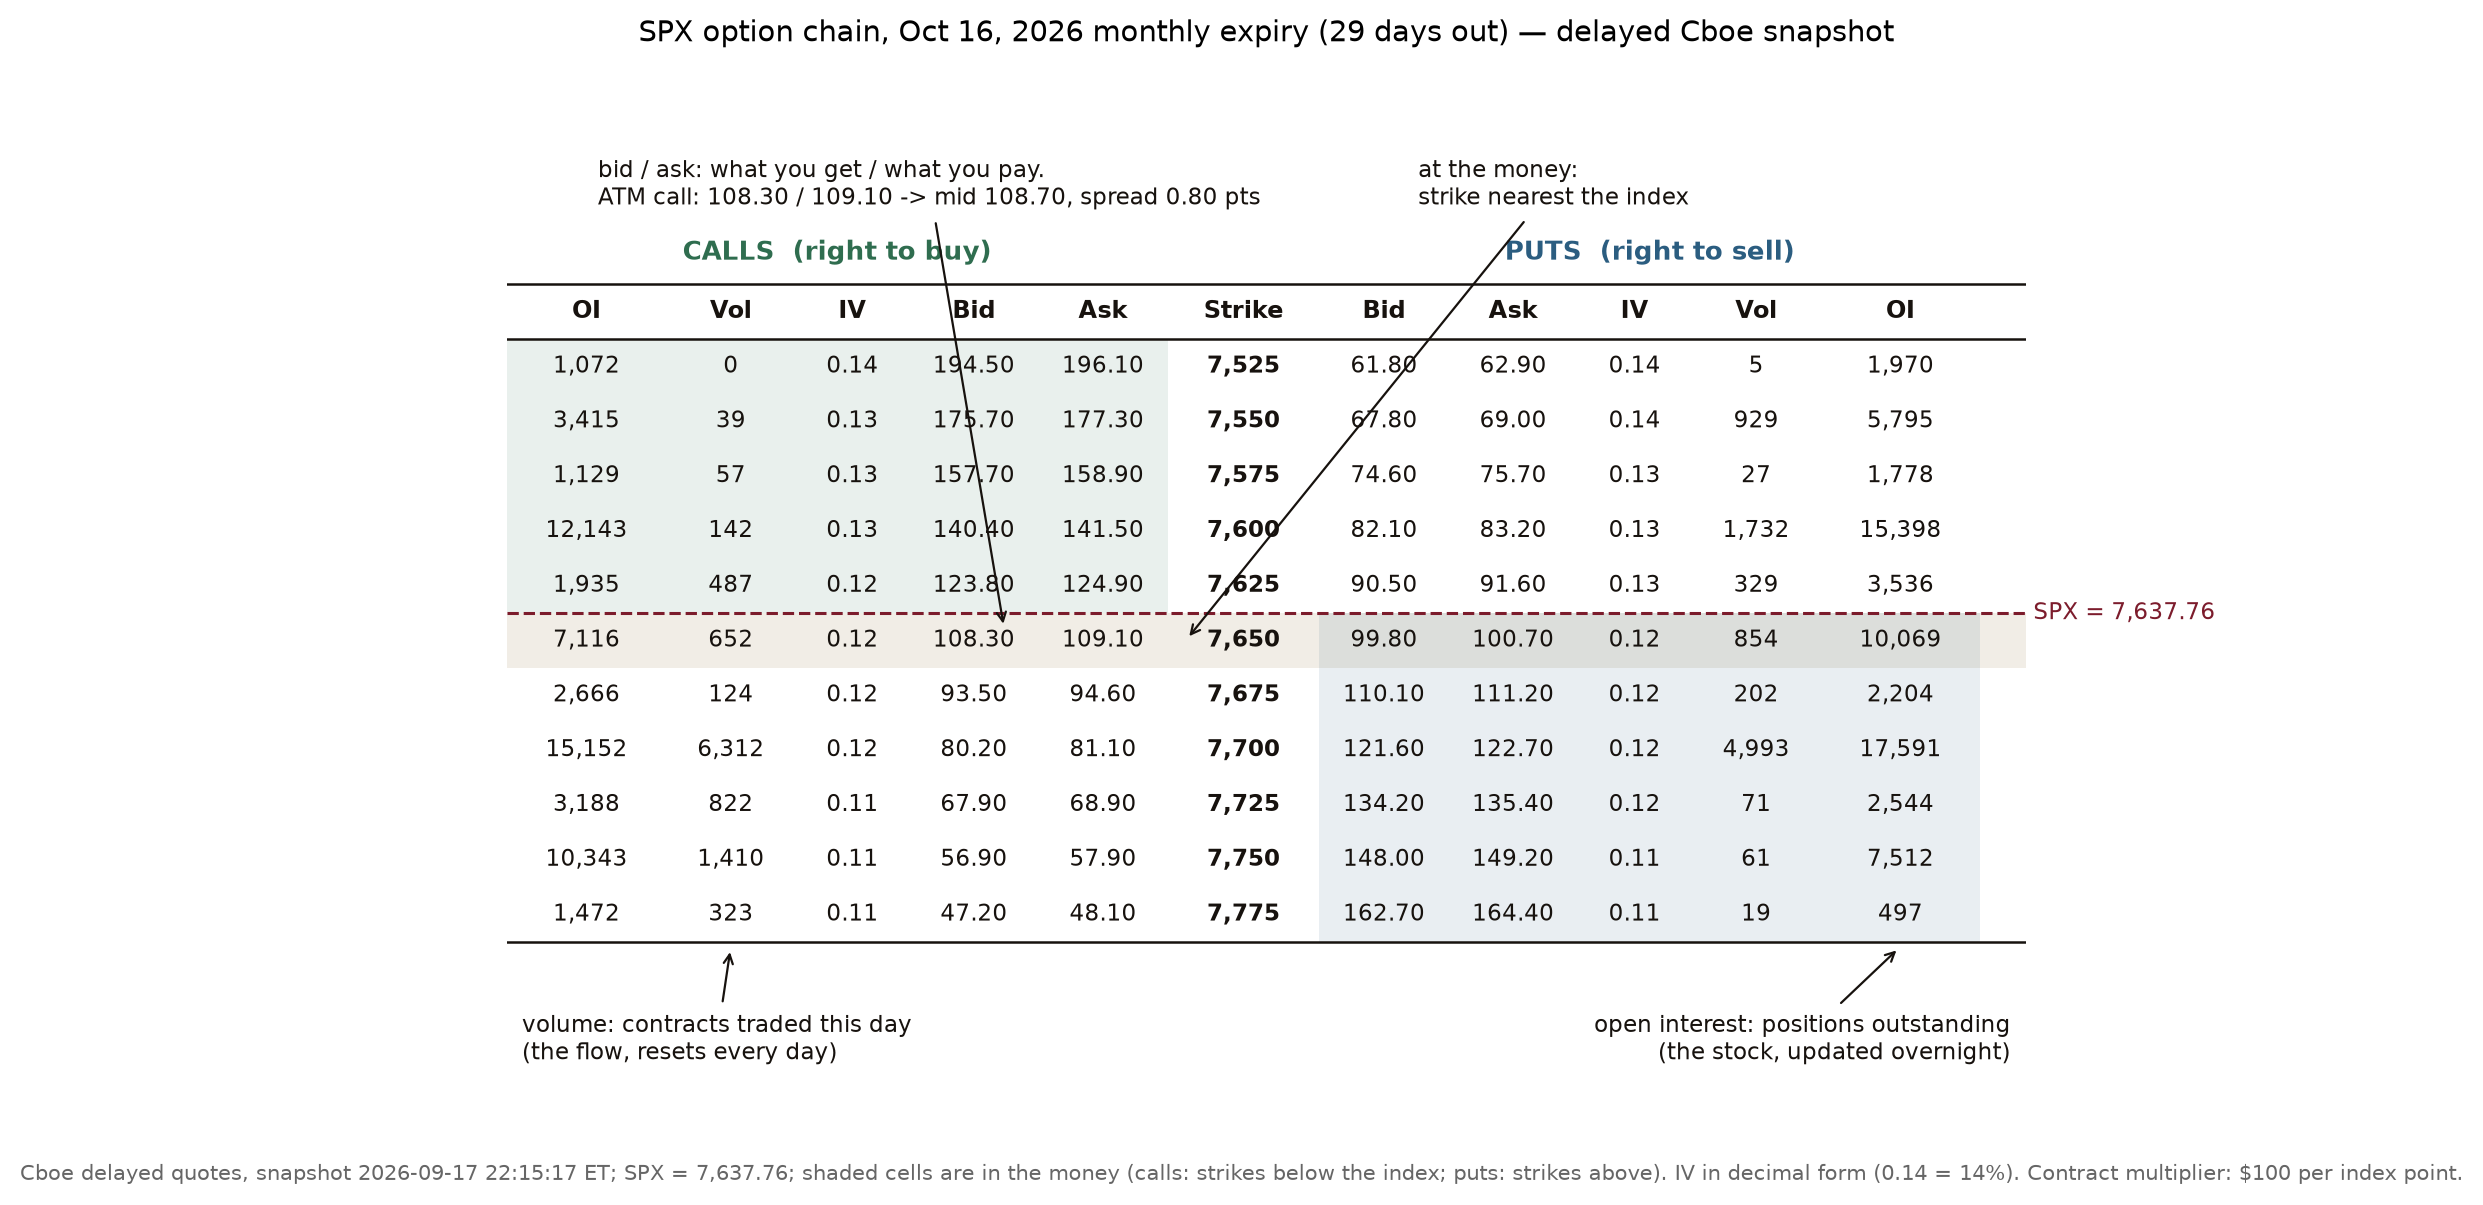

The Python source for this figure:
"""
Figure - A real SPX option chain, rendered and annotated column by column.

Free data: Cboe's public delayed-quote API for SPX index options,
https://cdn.cboe.com/api/global/delayed_quotes/options/_SPX.json , cached to
data/spx_chain.json so the figure is reproducible offline and stable. One
expiry is shown - the standard SPX monthly (AM-settled) nearest to 30 days -
with the strikes around the index level, in the classic layout: calls on the
left, puts on the right, strikes in the middle. Shading marks the in-the-money
half of each side; annotations explain bid/ask/spread and volume vs. open
interest. Snapshot data, reported as-is: no filtering beyond the strike window.

Reproducible:
    python fig_chain_annotated.py     # numpy, matplotlib; stdlib urllib/json
"""
import os, json, socket, urllib.request, datetime as dt
import matplotlib
matplotlib.use("Agg")
import matplotlib.pyplot as plt
from matplotlib.patches import Rectangle

HERE = os.path.dirname(os.path.abspath(__file__))
DATA = os.path.join(HERE, "data")
os.makedirs(DATA, exist_ok=True)
CACHE = os.path.join(DATA, "spx_chain.json")
URL = "https://cdn.cboe.com/api/global/delayed_quotes/options/_SPX.json"


def load_chain():
    if not os.path.exists(CACHE):
        socket.setdefaulttimeout(60)
        req = urllib.request.Request(URL, headers={"User-Agent": "Mozilla/5.0"})
        raw = urllib.request.urlopen(req).read()
        with open(CACHE, "wb") as f:
            f.write(raw)
    return json.load(open(CACHE))


j = load_chain()
snap_ts = j["timestamp"]
spot = float(j["data"]["current_price"])

# --- index the chain: (root, expiry, C/P, strike) -> quote dict -------------
book = {}
expiries = {}
for o in j["data"]["options"]:
    sym = o["option"]                       # e.g. SPX261016C07650000
    root, exp, cp = sym[:-15], sym[-15:-9], sym[-9]
    strike = int(sym[-8:]) / 1000.0
    book[(root, exp, cp, strike)] = o
    expiries.setdefault((root, exp), set()).add(strike)

# --- pick the SPX monthly nearest 30 days to expiry -------------------------
snap_date = dt.date(*[int(x) for x in snap_ts.split()[0].split("-")])
best = None
for (root, exp) in expiries:
    if root != "SPX":
        continue
    d = dt.date(2000 + int(exp[:2]), int(exp[2:4]), int(exp[4:6]))
    dte = (d - snap_date).days
    if dte > 0 and (best is None or abs(dte - 30) < abs(best[2] - 30)):
        best = (exp, d, dte)
EXP, exp_date, DTE = best

# --- strike window: multiples of 25 within +/-125 points of the index -------
lo = 25 * round((spot - 125) / 25.0)
strikes = [lo + 25 * i for i in range(11)]
strikes = [k for k in strikes
           if ("SPX", EXP, "C", float(k)) in book and ("SPX", EXP, "P", float(k)) in book]
atm = min(strikes, key=lambda k: abs(k - spot))

rows = []
for k in strikes:
    c = book[("SPX", EXP, "C", float(k))]
    p = book[("SPX", EXP, "P", float(k))]
    rows.append((k, c, p))

# --- render as a manual grid ------------------------------------------------
INK, GREY = "#17120e", "#666666"
GRN, BLU, HL = "#2f6d4f", "#2b5d80", "#f0ece4"
cols = ["OI", "Vol", "IV", "Bid", "Ask", "Strike", "Bid", "Ask", "IV", "Vol", "OI"]
widths = [0.105, 0.085, 0.075, 0.085, 0.085, 0.10, 0.085, 0.085, 0.075, 0.085, 0.105]
xl = [sum(widths[:i]) for i in range(len(widths))]
xc = [xl[i] + widths[i] / 2 for i in range(len(widths))]

fig, ax = plt.subplots(figsize=(9.8, 6.1))
ax.set_xlim(0, 1); ax.set_ylim(0, 1); ax.axis("off")

TOP, BOT = 0.83, 0.13
nrow = len(rows)
rh = (TOP - BOT) / (nrow + 1)                       # +1 for header
yh = TOP - rh / 2                                   # header center
ycent = [TOP - rh * (i + 1) - rh / 2 for i in range(nrow)]

# shading: ITM half of each side (calls: strikes below spot; puts: above)
for i, (k, c, p) in enumerate(rows):
    ytop = TOP - rh * (i + 1)
    if k < spot:   # calls ITM
        ax.add_patch(Rectangle((xl[0], ytop - rh), sum(widths[:5]), rh,
                               fc=GRN, alpha=0.10, ec="none"))
    if k > spot:   # puts ITM
        ax.add_patch(Rectangle((xl[6], ytop - rh), sum(widths[6:]), rh,
                               fc=BLU, alpha=0.10, ec="none"))
    if k == atm:
        ax.add_patch(Rectangle((0, ytop - rh), 1, rh, fc=HL, alpha=0.9, ec="none", zorder=0))

# group headers + column headers
ax.text(sum(widths[:5]) / 2, yh + rh * 0.95, "CALLS  (right to buy)", fontsize=9.5,
        ha="center", color=GRN, weight="bold")
ax.text(xl[6] + sum(widths[6:]) / 2, yh + rh * 0.95, "PUTS  (right to sell)", fontsize=9.5,
        ha="center", color=BLU, weight="bold")
for x, h in zip(xc, cols):
    ax.text(x, yh, h, fontsize=8.6, ha="center", va="center", color=INK, weight="bold")
ax.plot([0, 1], [TOP - rh, TOP - rh], color=INK, lw=0.9)
ax.plot([0, 1], [TOP, TOP], color=INK, lw=0.9)
ax.plot([0, 1], [BOT, BOT], color=INK, lw=0.9)

fmt_i = lambda v: f"{int(v):,}"
for (k, c, p), y in zip(rows, ycent):
    vals = [fmt_i(c["open_interest"]), fmt_i(c["volume"]), f"{c['iv']:.2f}",
            f"{c['bid']:.2f}", f"{c['ask']:.2f}", f"{int(k):,}",
            f"{p['bid']:.2f}", f"{p['ask']:.2f}", f"{p['iv']:.2f}",
            fmt_i(p["volume"]), fmt_i(p["open_interest"])]
    for x, v, cidx in zip(xc, vals, range(11)):
        w = "bold" if cidx == 5 else "normal"
        ax.text(x, y, v, fontsize=8.4, ha="center", va="center", color=INK, weight=w)

# the index level between two strike rows
for i, (k, c, p) in enumerate(rows[:-1]):
    if k < spot < rows[i + 1][0]:
        yline = TOP - rh * (i + 2)
        ax.plot([0, 1], [yline, yline], color="#7c1c2c", lw=1.1, ls="--")
        ax.text(1.005, yline, f"SPX = {spot:,.2f}", fontsize=8.4, color="#7c1c2c",
                va="center", ha="left")

# annotations
ac = book[("SPX", EXP, "C", float(atm))]
mid = (ac["bid"] + ac["ask"]) / 2
spread = ac["ask"] - ac["bid"]
iat = strikes.index(atm)
ax.annotate("bid / ask: what you get / what you pay.\n"
            f"ATM call: {ac['bid']:.2f} / {ac['ask']:.2f} -> mid {mid:.2f}, "
            f"spread {spread:.2f} pts",
            xy=(xc[3] + 0.02, ycent[iat] + 0.012), xytext=(0.06, 0.965),
            fontsize=8.2, color=INK, ha="left", va="top",
            arrowprops=dict(arrowstyle="->", color=INK, lw=0.8))
ax.annotate("open interest: positions outstanding\n(the stock, updated overnight)",
            xy=(xc[10], BOT - 0.005), xytext=(0.99, 0.055), fontsize=8.2, color=INK,
            ha="right", va="top",
            arrowprops=dict(arrowstyle="->", color=INK, lw=0.8))
ax.annotate("volume: contracts traded this day\n(the flow, resets every day)",
            xy=(xc[1], BOT - 0.005), xytext=(0.01, 0.055), fontsize=8.2, color=INK,
            ha="left", va="top",
            arrowprops=dict(arrowstyle="->", color=INK, lw=0.8))
ax.annotate("at the money:\nstrike nearest the index",
            xy=(xc[5] - 0.038, ycent[iat]), xytext=(0.60, 0.965), fontsize=8.2,
            color=INK, ha="left", va="top",
            arrowprops=dict(arrowstyle="->", color=INK, lw=0.8))
ax.set_title(f"SPX option chain, {exp_date.strftime('%b %d, %Y')} monthly expiry "
             f"({DTE} days out) — delayed Cboe snapshot", fontsize=10.4, pad=30)
fig.text(0.5, 0.015,
         f"Cboe delayed quotes, snapshot {snap_ts} ET; SPX = {spot:,.2f}; shaded cells are "
         "in the money (calls: strikes below the index; puts: strikes above). "
         "IV in decimal form (0.14 = 14%). Contract multiplier: $100 per index point.",
         ha="center", fontsize=7.6, color=GREY)

OUT = os.path.join(HERE, "fig_chain_annotated.png")
fig.savefig(OUT, dpi=200, bbox_inches="tight")
print("wrote", OUT)
tot_oi = sum(int(c["open_interest"]) + int(p["open_interest"]) for _, c, p in rows)
tot_vol = sum(int(c["volume"]) + int(p["volume"]) for _, c, p in rows)
ap = book[("SPX", EXP, "P", float(atm))]
pmid = (ap["bid"] + ap["ask"]) / 2
print(f"snapshot={snap_ts} spot={spot:.2f} expiry={exp_date} dte={DTE} "
      f"strikes={strikes[0]:.0f}..{strikes[-1]:.0f} n={len(strikes)} atm={atm:.0f}")
print(f"atm_call bid={ac['bid']:.2f} ask={ac['ask']:.2f} mid={mid:.2f} "
      f"spread={spread:.2f} spread_pct_of_mid={100 * spread / mid:.1f}% iv={ac['iv']:.3f} "
      f"oi={int(ac['open_interest'])} vol={int(ac['volume'])}")
print(f"atm_put  bid={ap['bid']:.2f} ask={ap['ask']:.2f} mid={pmid:.2f} iv={ap['iv']:.3f} "
      f"oi={int(ap['open_interest'])} vol={int(ap['volume'])}")
print(f"shown_rows_total_oi={tot_oi:,} shown_rows_total_vol={tot_vol:,} "
      f"atm_straddle_mid={mid + pmid:.2f}")
